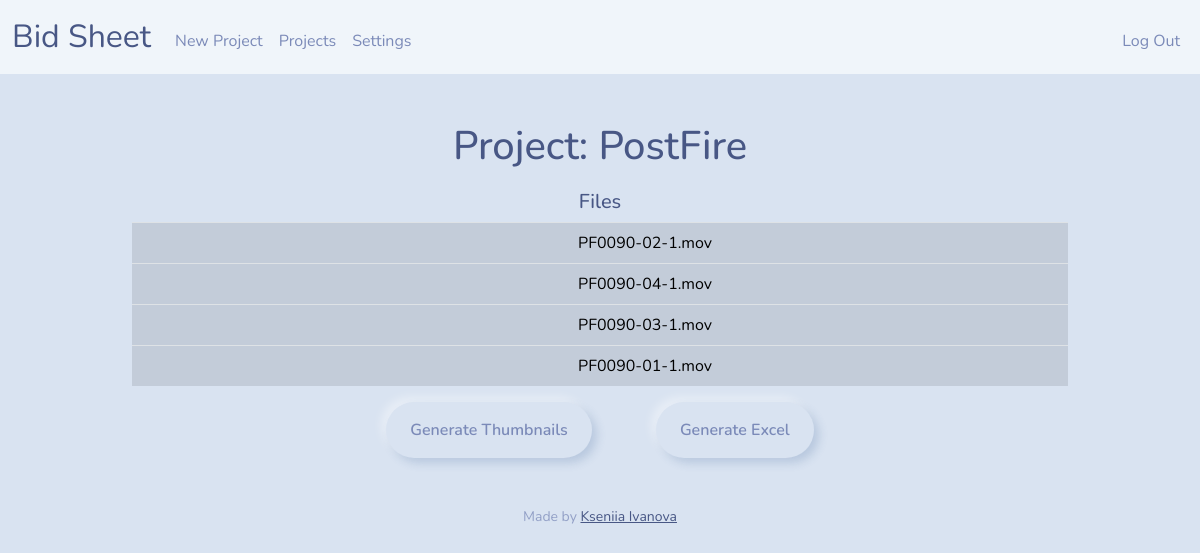
The app's page /project/PostFire (signed in) with its own data.
### tables this page shows
CREATE TABLE projects (
    id INTEGER PRIMARY KEY AUTOINCREMENT NOT NULL,
    file_name TEXT NOT NULL,
    file_size NUMERIC NOT NULL,
    file_path TEXT NOT NULL,
    project_name TEXT NOT NULL,
    user_id NUMERIC NOT NULL,
    upload_date TEXT,
    FOREIGN KEY (user_id) REFERENCES users(id));

### app.py (the view)
@app.route('/project/<project_name>', methods=["GET"])
def project(project_name):
    user_id = session["user_id"]
    project_details = {'name': project_name}
    file_details = db.execute('''
                              SELECT file_name
                              FROM projects
                              WHERE project_name = ? AND user_id = ?''', project_details['name'], user_id)
    return render_template('project.html', project=project_details, files=file_details)  # return render_template("project.html")

### app.py (called while the page is built)
@app.after_request
def after_request(response):
    response.headers["Cache-Control"] = "no-cache, no-store, must-revalidate"
    response.headers["Expires"] = 0
    response.headers["Pragma"] = "no-cache"
    return response

### templates/project.html (shortened to what this page needs)
{% extends "layout.html" %}
{% block main %}
<h1>Project: {{ project.name}}</h1>
<table class="table-active table table-hover" >
    <thead>
        <tr>
            <h5  style= "margin-top: 20px">Files</h5>
        </tr>
    </thead>
    <tbody>
        {% for file in files %}
         <tr>
            <td><a href="{{ url_for('project', project_name=project.project_name) }}">{{ project.project_name }}</a></td>
            <td> {{ file.file_name }} </td>
         </tr>
         {% endfor %}
    </tbody>
</table>
<button id="genTBtn" class="btn btn-primary" data-project-name="{{ project.name }}">Generate Thumbnails</button>
<button id="genEBtn" class="btn btn-primary" style="margin-left: 60px" data-project-name="{{ project.name }}" >Generate Excel</button>
{% endblock %}

### records on screen
projects: file_name "PF0090-02-1.mov"
projects: file_name "PF0090-04-1.mov"
projects: file_name "PF0090-03-1.mov"
projects: file_name "PF0090-01-1.mov"

### other values on screen
{{ project.name }} "PostFire"
